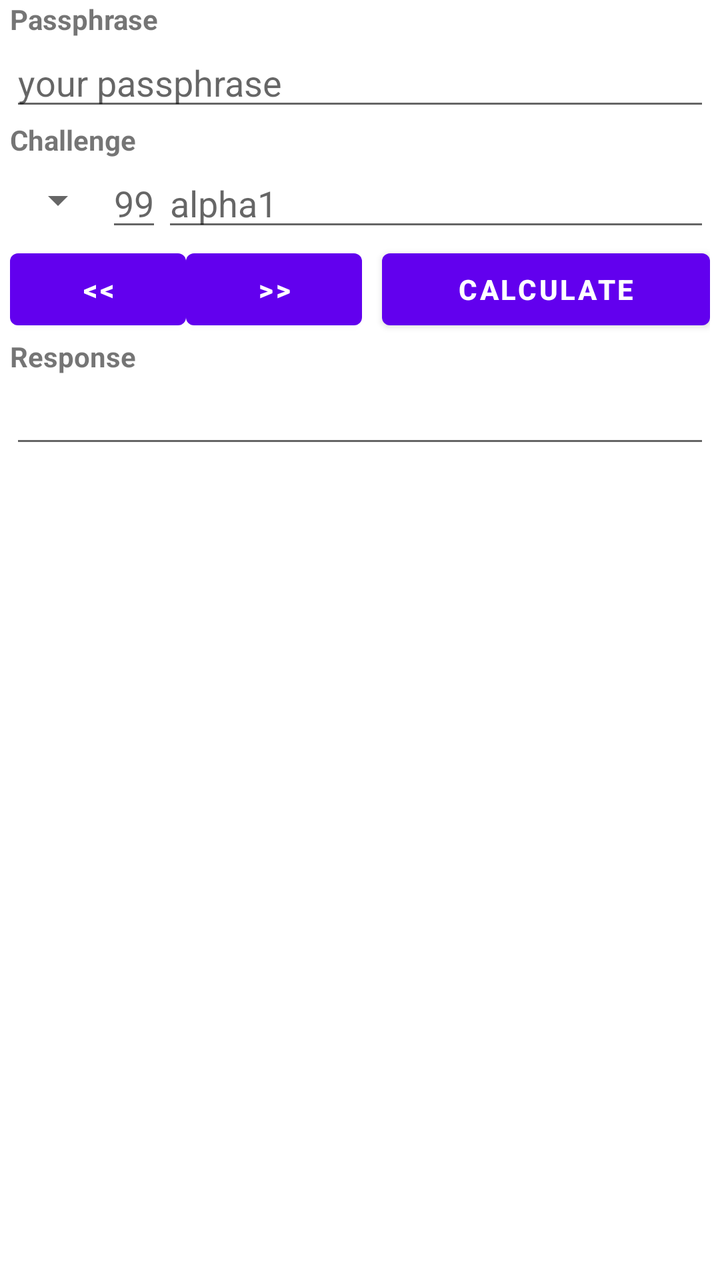
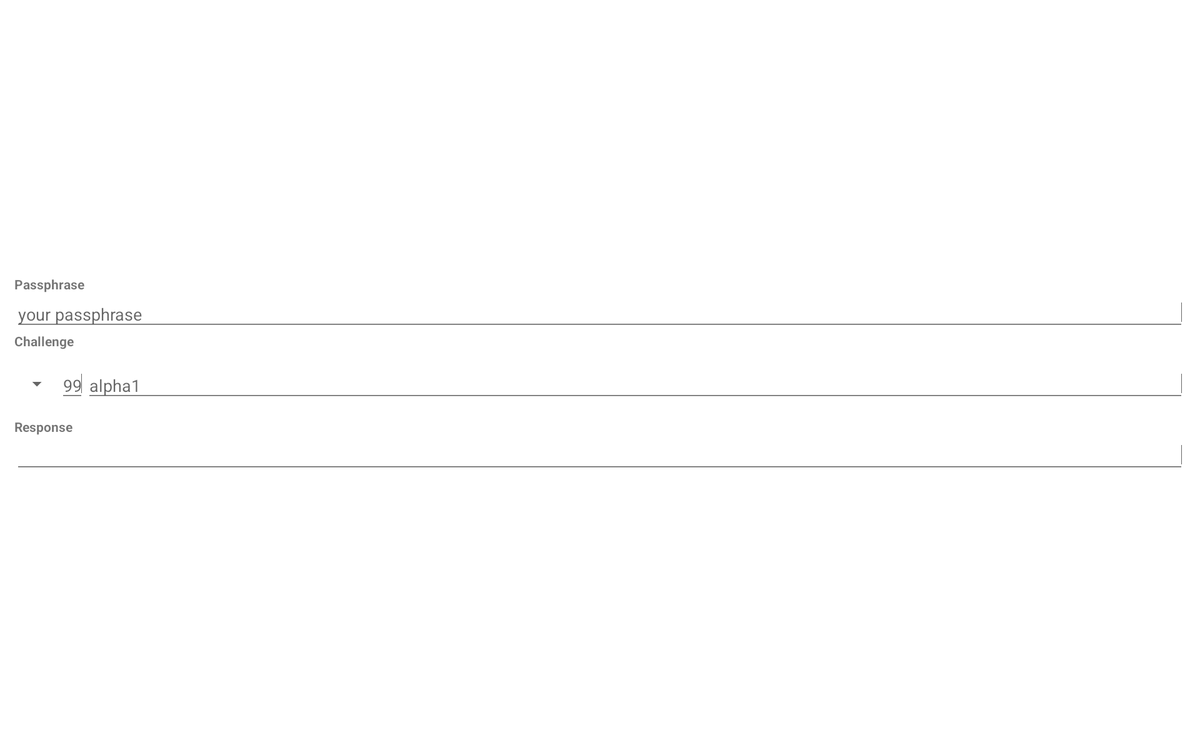

One screen, two layout resources from the same app: the default and the repository's alternative for another configuration. Each is rendered where Android would select it; the XML of both is given below.
<!-- AndroidManifest.xml: fallback theme Theme.MaterialComponents.DayNight.NoActionBar -->
<!-- res/layout/main.xml -->
<?xml version="1.0" encoding="utf-8"?>
<ScrollView android:layout_width="fill_parent"
	android:layout_height="fill_parent" xmlns:android="http://schemas.android.com/apk/res/android">
	<LinearLayout android:layout_width="fill_parent"
		android:layout_height="fill_parent" android:orientation="vertical"
		android:paddingLeft="5dip" android:paddingRight="5dip">
		<TextView android:layout_width="wrap_content"
			android:layout_height="wrap_content" android:text="@string/passphrase_"
			android:textStyle="bold" />
		<EditText android:id="@+id/passphrase" android:layout_width="fill_parent"
			android:layout_height="wrap_content" android:password="true"
			android:singleLine="true" android:hint="@string/passphrase_hint" />
		<TextView android:layout_width="wrap_content"
			android:layout_height="wrap_content" android:text="@string/challenge_"
			android:textStyle="bold" />
		<LinearLayout android:layout_width="fill_parent"
			android:layout_height="wrap_content" android:orientation="horizontal">
			<Spinner android:id="@+id/hash_method" android:layout_height="fill_parent"
				android:layout_width="wrap_content" android:prompt="@string/method_promt" />
			<EditText android:id="@+id/sequence" android:layout_width="wrap_content"
				android:layout_height="fill_parent" android:singleLine="true"
				android:hint="@string/sequence_hint" android:inputType="number" />
			<EditText android:id="@+id/challenge" android:layout_width="fill_parent"
				android:layout_height="fill_parent" android:singleLine="true"
				android:hint="@string/challenge_hint" android:layout_weight="1" />
		</LinearLayout>
		<LinearLayout android:layout_width="fill_parent"
			android:layout_height="wrap_content" android:orientation="horizontal">
			<Button android:id="@+id/prev" android:layout_width="wrap_content"
				android:layout_height="fill_parent" android:text="&lt;&lt;"
				android:textStyle="bold" />
			<Button android:id="@+id/next" android:layout_width="wrap_content"
				android:layout_height="fill_parent" android:text="&gt;&gt;"
				android:textStyle="bold" />
			<Button android:id="@+id/calculate" android:layout_width="fill_parent"
				android:layout_height="fill_parent" android:layout_marginLeft="10dip"
				android:text="@string/calculate_" android:textStyle="bold" />
		</LinearLayout>
		<TextView android:layout_width="wrap_content"
			android:layout_height="wrap_content" android:text="Response"
			android:textStyle="bold" />
		<EditText android:id="@+id/response" android:layout_width="fill_parent"
			android:layout_height="wrap_content" />
	</LinearLayout>
</ScrollView>
<!-- resources referenced by this layout -->
<resources>
  <string name="calculate_">Calculate</string>
  <string name="challenge_">Challenge</string>
  <string name="challenge_hint">alpha1</string>
  <string name="method_promt">Hash method</string>
  <string name="passphrase_">Passphrase</string>
  <string name="passphrase_hint">your passphrase</string>
  <string name="sequence_hint">99</string>
</resources>
<!-- res/layout-xlarge/main.xml (the repository's variant of the layout above) -->
<!-- drawn on a large tablet held sideways -->
<?xml version="1.0" encoding="utf-8"?>
<ScrollView xmlns:android="http://schemas.android.com/apk/res/android"
	android:layout_width="fill_parent" android:layout_height="fill_parent">
	<LinearLayout android:layout_width="fill_parent"
		android:layout_height="fill_parent" android:orientation="vertical"
		android:padding="15dip" android:layout_gravity="center_vertical">
		<TextView android:layout_width="wrap_content"
			android:layout_height="wrap_content" android:text="@string/passphrase_"
			android:textStyle="bold" />
		<EditText android:id="@+id/passphrase" android:layout_width="fill_parent"
			android:layout_height="wrap_content" android:password="true"
			android:singleLine="true" android:hint="@string/passphrase_hint" />
		<TextView android:layout_width="wrap_content"
			android:layout_height="wrap_content" android:text="@string/challenge_"
			android:textStyle="bold" />
		<LinearLayout android:layout_width="fill_parent"
			android:layout_height="wrap_content" android:orientation="horizontal"
			android:layout_marginTop="15dip">
			<Spinner android:id="@+id/hash_method" android:layout_height="fill_parent"
				android:layout_width="wrap_content" android:prompt="@string/method_promt" />
			<EditText android:id="@+id/sequence" android:layout_width="wrap_content"
				android:layout_height="fill_parent" android:singleLine="true"
				android:hint="@string/sequence_hint" android:inputType="number" />
			<EditText android:id="@+id/challenge" android:layout_width="fill_parent"
				android:layout_height="fill_parent" android:singleLine="true"
				android:hint="@string/challenge_hint" android:layout_weight="1" />
		</LinearLayout>
		<TextView android:layout_width="wrap_content"
			android:layout_height="wrap_content" android:text="Response"
			android:textStyle="bold" android:layout_marginTop="15dip" />
		<EditText android:id="@+id/response" android:layout_width="fill_parent"
			android:layout_height="wrap_content" android:editable="false" />
	</LinearLayout>
</ScrollView>
<!-- resources referenced by the variant -->
<!-- as a large tablet held sideways resolves them -->
<resources>
  <string name="challenge_">Challenge</string>
  <string name="challenge_hint">alpha1</string>
  <string name="method_promt">Hash method</string>
  <string name="passphrase_">Passphrase</string>
  <string name="passphrase_hint">your passphrase</string>
  <string name="sequence_hint">99</string>
</resources>
